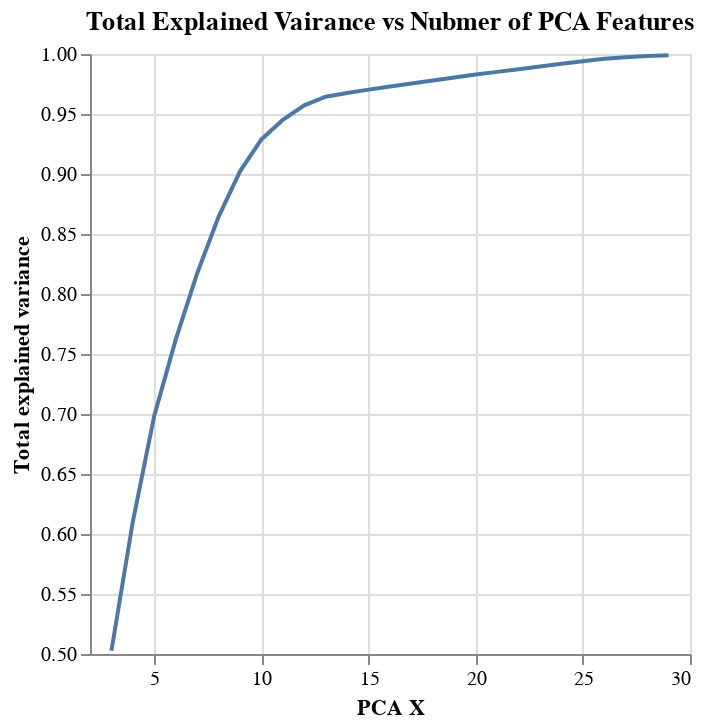

This figure's notebook cell:
### Markdown cell above
### PCA component number determination

### Code cell
alt.Chart(df_pca_explained,
          title= "Total Explained Vairance vs Nubmer of PCA Features").mark_line().encode(
    alt.X('x:Q').title("PCA X"),
    alt.Y('pca_explained_var:Q')\
        .scale(domain=(0.5,1))\
            .title("Total explained variance")
)

### Figure 1 — Vega-Lite specification as saved in the notebook (floating-point values rounded to 4 significant figures)
{"config": {"view": {"continuousWidth": 300, "continuousHeight": 300}}, "data": {"name": "data-b3e93459afd32b15e2a5f54b5aee3e24"}, "mark": {"type": "line"}, "encoding": {"x": {"field": "x", "title": "PCA X", "type": "quantitative"}, "y": {"field": "pca_explained_var", "scale": {"domain": [0.5, 1]}, "title": "Total explained variance", "type": "quantitative"}}, "title": "Total Explained Vairance vs Nubmer of PCA Features", "$schema": "https://vega.github.io/schema/vega-lite/v5.20.1.json", "datasets": {"data-b3e93459afd32b15e2a5f54b5aee3e24": [{"x": 3, "pca_explained_var": 0.5027}, {"x": 4, "pca_explained_var": 0.6104}, {"x": 5, "pca_explained_var": 0.6986}, {"x": 6, "pca_explained_var": 0.762}, {"x": 7, "pca_explained_var": 0.8171}, {"x": 8, "pca_explained_var": 0.8643}, {"x": 9, "pca_explained_var": 0.9022}, {"x": 10, "pca_explained_var": 0.9288}, {"x": 11, "pca_explained_var": 0.9452}, {"x": 12, "pca_explained_var": 0.9572}, {"x": 13, "pca_explained_var": 0.9644}, {"x": 14, "pca_explained_var": 0.9674}, {"x": 15, "pca_explained_var": 0.9703}, {"x": 16, "pca_explained_var": 0.973}, {"x": 17, "pca_explained_var": 0.9755}, {"x": 18, "pca_explained_var": 0.978}, {"x": 19, "pca_explained_var": 0.9805}, {"x": 20, "pca_explained_var": 0.9828}, {"x": 21, "pca_explained_var": 0.9851}, {"x": 22, "pca_explained_var": 0.9874}, {"x": 23, "pca_explained_var": 0.9896}, {"x": 24, "pca_explained_var": 0.9918}, {"x": 25, "pca_explained_var": 0.994}, {"x": 26, "pca_explained_var": 0.9961}, {"x": 27, "pca_explained_var": 0.9973}, {"x": 28, "pca_explained_var": 0.9983}, {"x": 29, "pca_explained_var": 0.999}]}}
